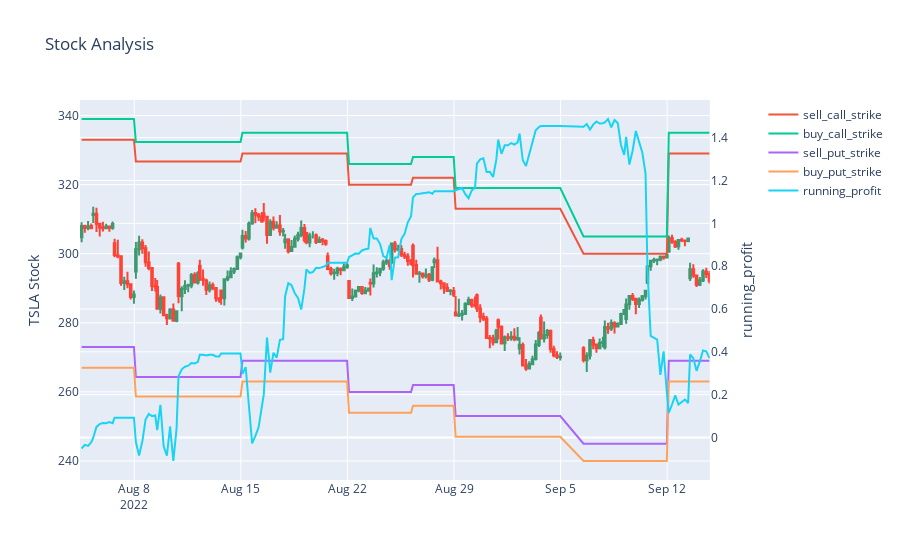

Notebook cell for this chart:
### Code cell
ic_strat = IronCondors(long_offset=10, short_offset=10, qbw=qbw)
ic = measure_period_profit(tsla,  
    ic_strat,
    expiration='week',
    update_freq='once')
plots.plot_candles_and_profit(ic, lines=ic_strat.legs)

### Figure 1 — Plotly figure (JSON) as saved in the notebook; plotly's stock layout.template omitted (floating-point values rounded to 4 significant figures; data arrays with more than 128 entries replaced by an {"elided": "..."} marker saying what was removed)
{"data": [{"close": {"elided": "200 float values"}, "high": {"elided": "200 float values"}, "low": {"elided": "200 float values"}, "open": {"elided": "200 float values"}, "showlegend": false, "type": "candlestick", "x": {"elided": "200 str values"}, "xaxis": "x", "yaxis": "y"}, {"name": "sell_call_strike", "type": "scatter", "x": {"elided": "200 str values"}, "y": {"elided": "200 float values"}}, {"name": "buy_call_strike", "type": "scatter", "x": {"elided": "200 str values"}, "y": {"elided": "200 float values"}}, {"name": "sell_put_strike", "type": "scatter", "x": {"elided": "200 str values"}, "y": {"elided": "200 float values"}}, {"name": "buy_put_strike", "type": "scatter", "x": {"elided": "200 str values"}, "y": {"elided": "200 float values"}}, {"name": "running_profit", "type": "scatter", "x": {"elided": "200 str values"}, "xaxis": "x", "y": {"elided": "200 float values"}, "yaxis": "y2"}], "layout": {"title": {"text": "Stock Analysis"}, "xaxis": {"anchor": "y", "domain": [0, 0.94], "rangebreaks": [{"bounds": ["sat", "mon"]}, {"bounds": [16.1, 9.5], "pattern": "hour"}], "rangeslider": {"visible": false}}, "yaxis": {"anchor": "x", "domain": [0, 1], "title": {"text": "TSLA Stock"}}, "yaxis2": {"anchor": "x", "overlaying": "y", "side": "right", "title": {"text": "running_profit"}}}}
